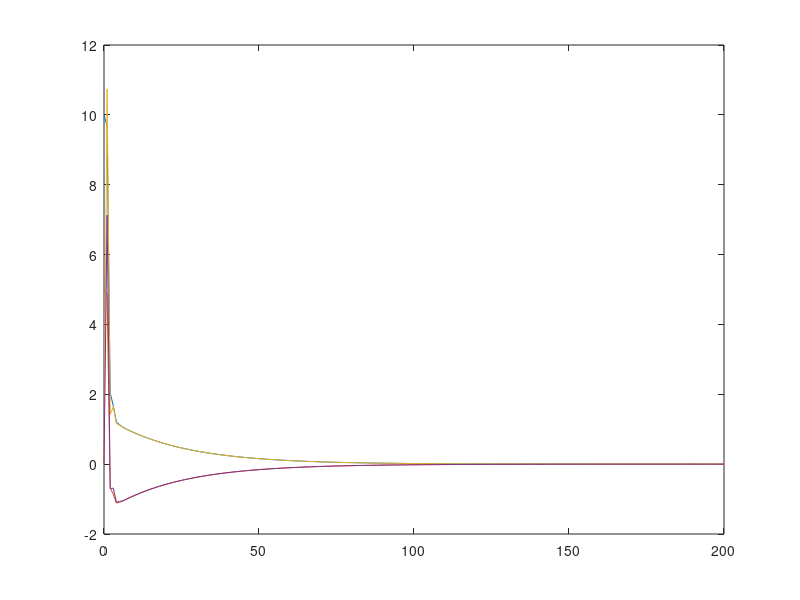
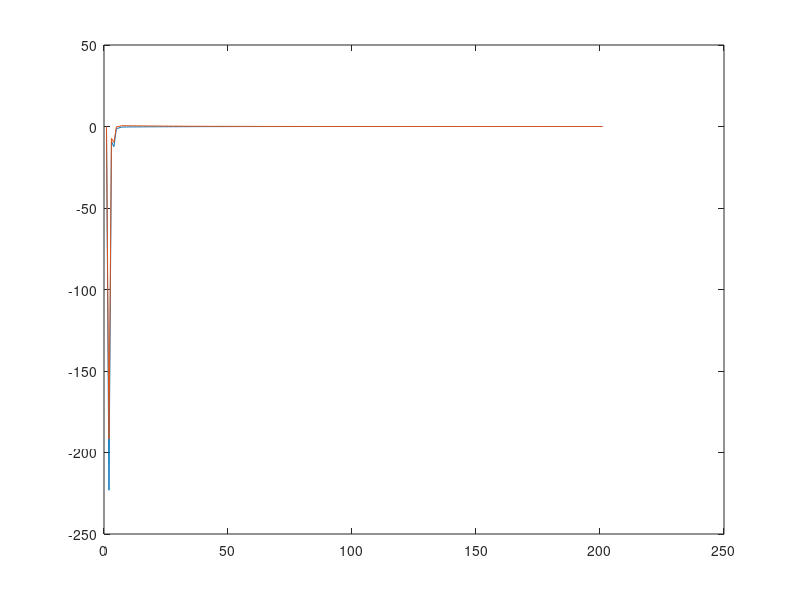
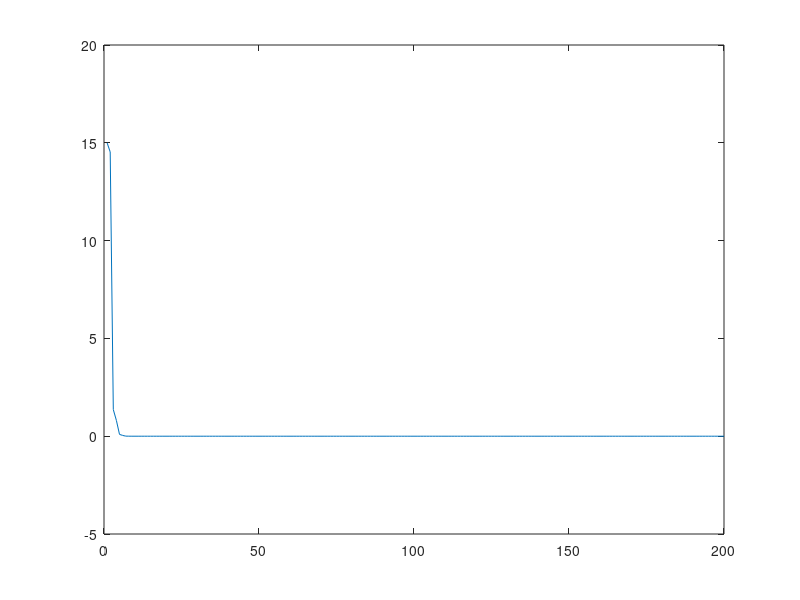

Reproduce these figures in MATLAB, in order.
clc; close all;clear;

Ts = 10;
N = 200;
% System 
numP = 2;
A = [-1/(30*Ts) 0; 0 -1/(35*Ts)];
B = -A;
C = [1 0;0 1];
Cz = [1 1];
D = 0;

% Disturbance model
Ad = [0 0.01 0 0;-0.01 0 0 0;0 0 0 0.05; 0 0 -0.05 0];
Cd = [10 0 20 0];

% loop with disy
Al = [A B*((ones(numP,1)/numP)*Cd); zeros(4,2) Ad];
Bl = [B;zeros(4,2)];
Cl = [C zeros(2,4)];
sysl = ss(Al,Bl,Cl,0);
sysld = c2d(sysl,Ts);

sys = ss(A,B,C,D);
sysd = c2d(sys,Ts);

Q = eye(2)*1;
R = eye(2)*1;

Kd = dlqr(sysd.a,sysd.b,Q,R);
Ld = dlqr(sysld.a',sysld.c',eye(6),eye(2));
Ld = Ld'

% Augmented system
AI = [A zeros(2,1);Cz 0];
BI = [B;0 0];
CI = [Cz 0];
DI = 0;

sysI = ss(AI,BI,CI,DI);
sysdI = c2d(sysI,Ts)
KI = dlqr(sysdI.a,sysdI.b,eye(3),eye(2))


x = zeros(2,N);
y = zeros(2,N);
u = zeros(2,N);
x(:,1) = [10;5];
xd = zeros(4,N);
xd(:,1) = 1;
yd = zeros(1,N);

xhat = zeros(2,N);
yhat = zeros(2,N);
e = zeros(1,N);
ref = 0;
for i = 1:N
    if i == 50
        ref = 100;
    end
    x(:,i+1) = sysd.a*x(:,i) + sysd.b*u(:,i) + sysd.b*(ones(numP,1)/numP)*yd(i);
    y(:,i) = sysd.c*x(:,i);
    xd(:,i+1) = Ad*xd(:,i);
    yd(i) = Cd*xd(:,i);
    
    xhat(:,i+1) = sysd.a*xhat(:,i) + sysd.b*u(:,i) + Ld(1:2,1:2)*(y(:,i)-sysd.c*xhat(:,i));
    e(i+1) = e(i) + (sum(y(:,i))-ref);
    
    u(:,i+1) = -KI(1:2,1:2)*xhat(:,i+1);% -KI(1:2,3)*e(i+1);
end

%% Plotting
t = 0:N;

figure
plot(t,x,t,xhat)

figure
plot(u')

figure
plot(sum(y))